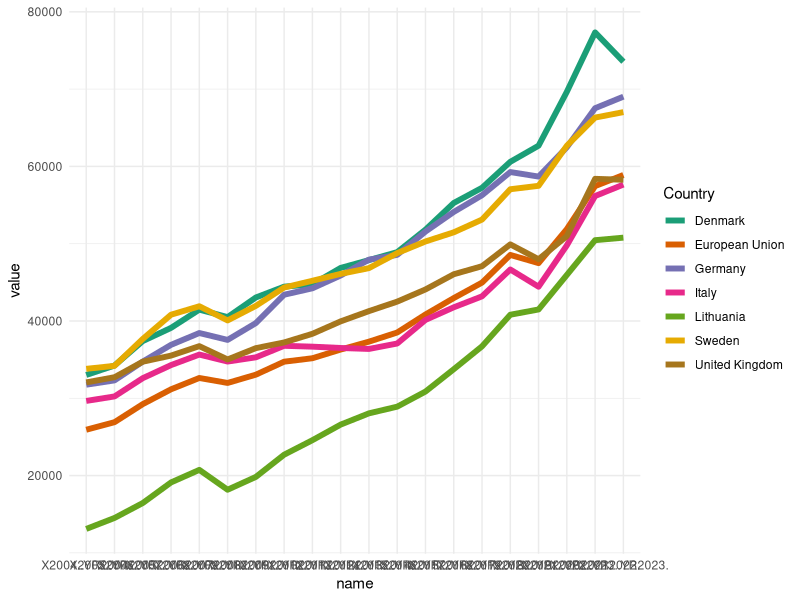

Write R code to recreate this figure.
library(tidyverse)

gdp_pc<-read.csv("ltu-migration/data/7a9b8d41-cb08-42e5-abea-e88a32a55ee1_Data.csv")
gdp_pc <- gdp_pc[c(1:11),] 
gdp_pc_long <- gdp_pc %>% 
  pivot_longer(cols = c(`X2004..YR2004.`:`X2023..YR2023.`))

gdp_ppp<-read.csv("ltu-migration/data/53db6c18-750f-4b7f-b002-0210720fbba7_Data.csv")
gdp_ppp <- gdp_ppp[c(1:11),] 
gdp_ppp_long <- gdp_ppp %>% 
  pivot_longer(cols = c(`X2004..YR2004.`:`X2023..YR2023.`))

gg_ppp <- gdp_ppp_long %>% 
  filter(!(Country.Name %in% c("United States", "Estonia", "Latvia", "France", "Finland"))) %>%
  ggplot(aes(x=name, y =value, group=Country.Name)) + 
 # geom_point(aes(color=Country.Name))+
  geom_line(aes(color=Country.Name), size=2) + 
  scale_color_brewer(palette = "Dark2") +
  theme_minimal() +
  labs(color = "Country")
gg_ppp
